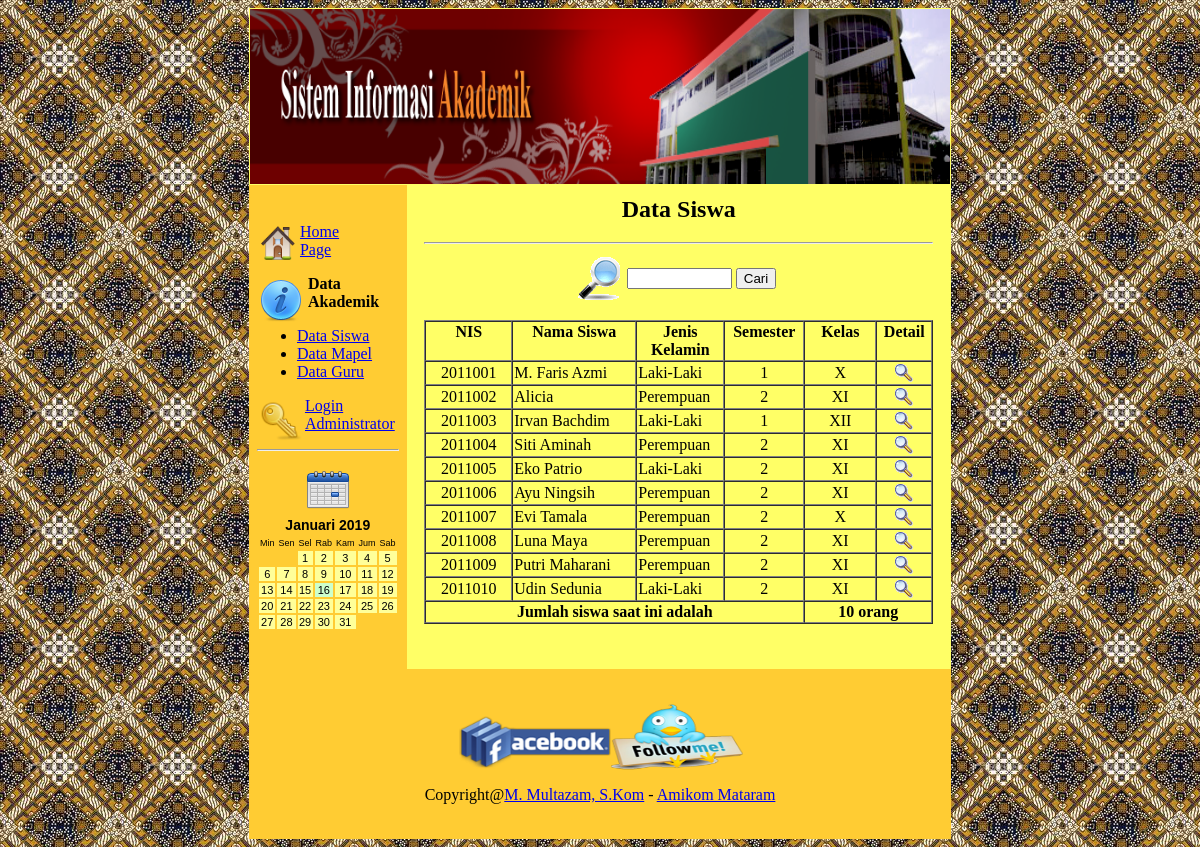
The app's page /websekolah/data_siswa.php with its own data.
### tables this page shows
CREATE TABLE IF NOT EXISTS `tblsiswa` (
  `nis` varchar(10) NOT NULL,
  `nama_siswa` varchar(35) NOT NULL,
  `tempat_lahir` varchar(35) NOT NULL,
  `tgl_lahir` date NOT NULL,
  `alamat` text NOT NULL,
  `kelas` varchar(10) NOT NULL,
  `semester` int(1) NOT NULL,
  `jenis_kelamin` varchar(15) NOT NULL,
  `agama` varchar(20) NOT NULL,
  `foto` varchar(40) NOT NULL,
  PRIMARY KEY (`nis`)
);

### websekolah/data_siswa.php (the view, shortened to what this page needs)
<table width="622" border="0" align="center" cellpadding="1" cellspacing="0" bgcolor="#FFFF66">
  <tr>
    <td colspan="2"><? include "header.php"; ?></td>
  </tr>
  <tr>
    <td width="103" align="center" valign="top" bgcolor="#FFCC33"><p>
      <? include "menu.php";?>
    </p>
      <p align="center">&nbsp;</p>
    </td>
    <td width="515"><table width="510" border="0" align="center">
      <tr>
        <td valign="top"><h2 align="center"><strong>Data Siswa </strong></h2>
          <hr>
          <form id="form2" name="form2" method="post" action="">
			  <table width="210" border="0" align="center" cellpadding="1" cellspacing="0">
                <tr>
                  <td width="50"><div align="center"><img src="images/icon/search.gif" width="50" height="50" /></div></td>
                  <td width="180"><input name="cnis" type="text" id="cnis" size="10" />
                      <input name="cari" type="submit" id="cari" value="Cari" /></td>
                </tr>
              </table>
            </form>
			<table width="509" border="1" align="center" cellpadding="1" cellspacing="0">
              <tr valign="top">
                <td width="83"><div align="center"><strong>NIS</strong></div></td>
                <td width="120"><div align="center"><strong>Nama Siswa</strong></div></td>
				<td width="84"><div align="center"><strong>Jenis Kelamin</strong></div></td>
                <td width="76"><div align="center"><strong>Semester</strong></div></td>
                <td width="68"><div align="center"><strong>Kelas</strong></div></td>
                <td width="52"><div align="center"><strong>Detail</strong></div></td>
              </tr>
              <?
$x="select * from tblsiswa";
$tampil=mysql_query($x);
while ($data=mysql_fetch_array($tampil))
{
?>
              <tr>
                <td><div align="center"><? echo $data['nis']; ?></div></td>
                <td><? echo $data['nama_siswa']; ?></td>
				<td><? echo $data['jenis_kelamin']; ?></td>
                <td><div align="center"><? echo $data['semester']; ?></div></td>
                <td><div align="center"><? echo $data['kelas']; ?></div></td>
                <td><div align="center"><a href="tampil_siswa.php?nis=<? echo $data['nis'];?>"><img src="images/icon/button-view.gif" width="20" height="20" /></a></div></td>
				<? } ?>
			  </tr>
				<?
$x1="select * from tblsiswa";
$hitung=mysql_query($x1);
$jumlah=mysql_num_rows($hitung);
?>
              <tr>
                <td colspan="4"><div align="center"><strong>Jumlah siswa saat ini adalah</strong> </div></td>
                <td colspan="2" align="center"><div align="center"><b><? echo $jumlah; ?> orang</b></div></td>
              </tr>
            </table>
            <p>&nbsp;</p>
          </td>
      </tr>
    </table></td>
  </tr>
  <tr>
    <td colspan="2" bgcolor="#FFCC33"><p>&nbsp;</p>
      <p>
        <? include "footer.php"; ?>
      </p>
    <p>&nbsp; </p></td>
  </tr>
</table>

### records on screen
tblsiswa: nis "2011001", nama_siswa "M. Faris Azmi", jenis_kelamin "Laki-Laki", semester "1", kelas "X"
tblsiswa: nis "2011002", nama_siswa "Alicia", jenis_kelamin "Perempuan", semester "2", kelas "XI"
tblsiswa: nis "2011003", nama_siswa "Irvan Bachdim", jenis_kelamin "Laki-Laki", semester "1", kelas "XII"
tblsiswa: nis "2011004", nama_siswa "Siti Aminah", jenis_kelamin "Perempuan", semester "2", kelas "XI"
tblsiswa: nis "2011005", nama_siswa "Eko Patrio", jenis_kelamin "Laki-Laki", semester "2", kelas "XI"
tblsiswa: nis "2011006", nama_siswa "Ayu Ningsih", jenis_kelamin "Perempuan", semester "2", kelas "XI"
tblsiswa: nis "2011007", nama_siswa "Evi Tamala", jenis_kelamin "Perempuan", semester "2", kelas "X"
tblsiswa: nis "2011008", nama_siswa "Luna Maya", jenis_kelamin "Perempuan", semester "2", kelas "XI"
tblsiswa: nis "2011009", nama_siswa "Putri Maharani", jenis_kelamin "Perempuan", semester "2", kelas "XI"
tblsiswa: nis "2011010", nama_siswa "Udin Sedunia", jenis_kelamin "Laki-Laki", semester "2", kelas "XI"

### other values on screen
$mn "Januari 2019"
$day[$dayprint] "Min"
$day[$dayprint] "Sen"
$day[$dayprint] "Sel"
$day[$dayprint] "Rab"
$day[$dayprint] "Kam"
$day[$dayprint] "Jum"
$day[$dayprint] "Sab"
$jumlah "10"
